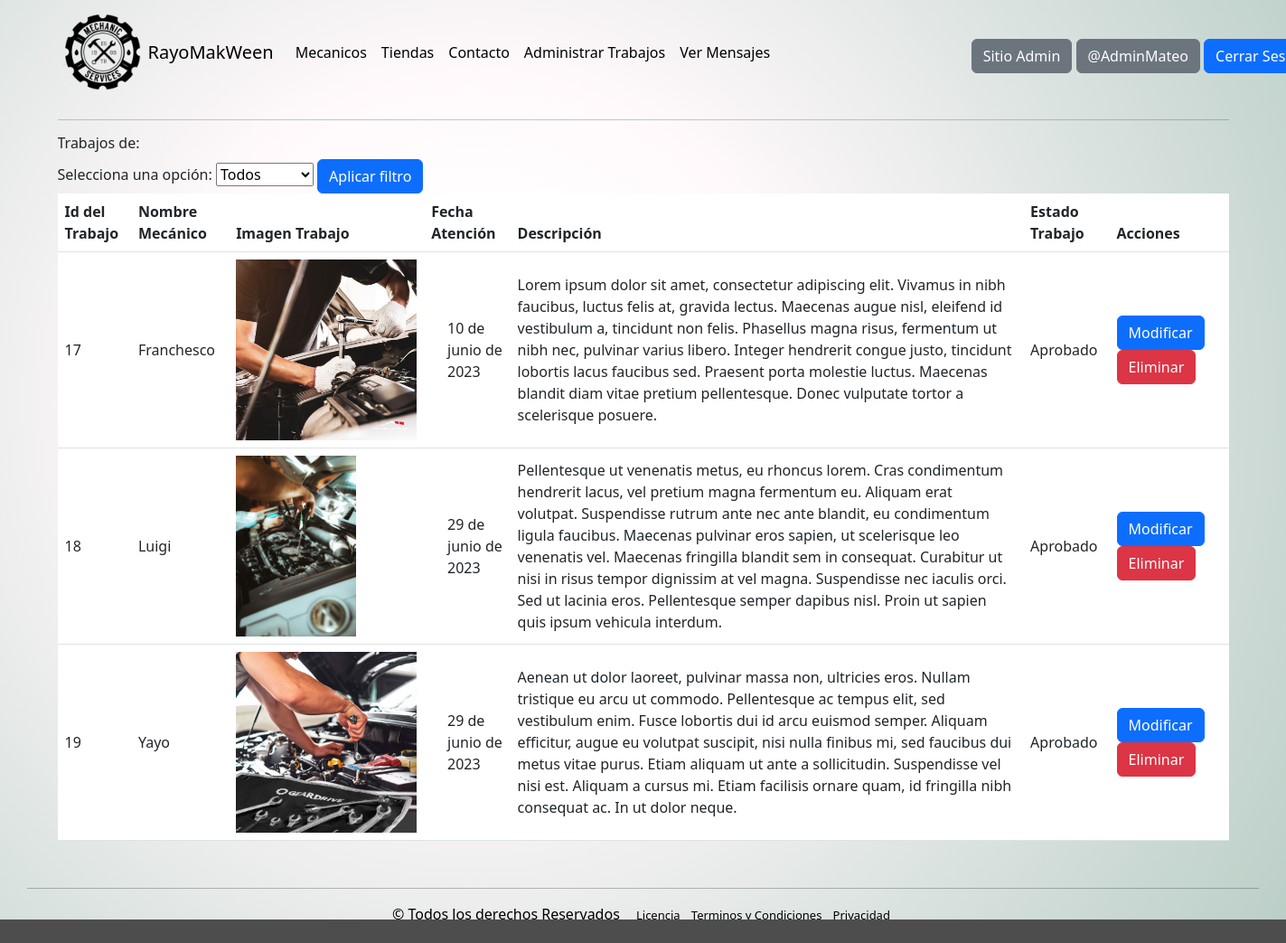
The app's page /administrarTrabajos (signed in) with its own data.
### Mecanico/models.py (models this page shows, shortened)
class Atencion(models.Model):
    Fecha_Atencion = models.DateField(default=timezone.now)
    Fotos_Atencion = models.ImageField(upload_to='imagenesMecanicos', null=True)
    Diagnostico_Atencion = models.TextField(max_length=1000, blank=False)
    MaterialesUsados = models.CharField(max_length=1000, blank=False, null=False)
    id_user = models.ForeignKey(User, on_delete=models.CASCADE, null=True, related_name='id_mecanico_atencion')
    user = models.ForeignKey(User, on_delete=models.CASCADE, null=True, related_name='nombre_mecanico')
    EstadoTrabajo = models.TextField(max_length=1000, blank=True)
    id_Estado = models.IntegerField(blank=False)

### Mecanico/views.py (the view)
# urls.py: path('administrarTrabajos', administrarTrabajos ,name='administrarTrabajos'),
@login_required
def administrarTrabajos(request):
    atenciones = Atencion.objects.all()
    mecanicos = User.objects.filter(groups__id=1)
    atenciones_counts = []
    for mecanico in mecanicos:
        atenciones_count = atenciones.filter(id_user=mecanico).count()
        atenciones_counts.append(atenciones_count)
    context = {'atenciones': atenciones, 'mecanicos': mecanicos, 'atenciones_counts': atenciones_counts}
    return render(request, 'mecanico/administrarTrabajos.html', context)

### Mecanico/templates/mecanico/administrarTrabajos.html (shortened to what this page needs)
{% extends 'Mecanico/base.html' %}
{% load static %}
{% block contenido %}
{% if user.is_authenticated and user.is_staff %}
<div class="container mt-3 scroll-container">
    <div class="table-responsive">
        <div class="filtro">
            <div class="group">
                <h6 for="estadoTrabajo">Trabajos de:</h6>
                <label for="opciones">Selecciona una opción:</label>
                <select name="opciones" id="opciones">
                    <option value="todos">Todos</option>
                </select>
                <button type="button" class="btn btn-primary" onclick="aplicarFiltro()">Aplicar filtro</button>
            </div>
        </div>
        <table class="table">
            <thead>
                <tr>
                    <th>Id del Trabajo</th>
                    <th>Nombre Mecánico</th>
                    <th>Imagen Trabajo</th>
                    <th>Fecha Atención</th>
                    <th>Descripción</th>
                    <th>Estado Trabajo</th>
                    <th>Acciones</th>
                </tr>
            </thead>
            <tbody>
                {% for atencion in atenciones %}
                <tr>
                    <td class="align-middle">{{ atencion.id }}</td>
                    <td class="align-middle">{{ atencion.user }}</td>
                    <td class="align-middle"><img class="imagenAtencion" src="{{ atencion.Fotos_Atencion.url }}" alt="FotoAtencion" ></td>
                    <td class="align-middle" style="padding-left: 2%;">{{ atencion.Fecha_Atencion }}</td>
                    <td class="align-middle">
                        <div class="overflow-auto" style="max-height: 200px;">
                            {{ atencion.Diagnostico_Atencion }}
                        </div>
                    </td>
                    <td class="align-middle">{{ atencion.EstadoTrabajo }}</td>
                    <td class="align-middle">
                        <a href="{% url 'modificarTrabajo' pk=atencion.id %}" class="btn btn-primary me-2">Modificar</a>
                        <a href="{% url 'eliminarTrabajo' pk=atencion.id %}" class="btn btn-danger">Eliminar</a>
                    </td>
                </tr>
                {% endfor %}
            </tbody>
        </table>
    </div>
</div>
{% endif %}
{% endblock %}

### Mecanico/templates/mecanico/base.html (shortened to what this page needs)
<!DOCTYPE html>
{% load static %}
<html lang="es">
<head>
<link href="https://cdn.jsdelivr.net/npm/bootstrap@5.3.0-alpha3/dist/css/bootstrap.min.css" rel="stylesheet">
<link rel="stylesheet" href="{% static 'Mecanico/css/estilos.css' %}">
</head>
<body>
    <div class="container">
        <div class="row">
            <div class="col-12">
                <nav class="navbar navbar-expand-xl">
                    <a href="{% url 'home' %}"><img src="{% static 'mecanico/Imagenes/Logo_sin_fondo.png' %}" alt="mecanico" width="100" height="100"></a>
                    <a class="navbar-brand" href="{% url 'home' %}">RayoMakWeen</a>
                    <div class="collapse navbar-collapse col-12" id="navbarSupportedContent">
                        <ul class="navbar-nav float-start col-7">
                            <li class="nav-item">
                                <a class="nav-link active" aria-current="page" href="{% url 'mecanico' %}">Mecanicos</a>
                            </li>
                            <li class="nav-item">
                                <a class="nav-link active" aria-current="page" href="{% url 'tienda' %}">Tiendas</a>
                            </li>
                            <li class="nav-item">
                                <a class="nav-link active" role="button" data-bs-toggle="modal" data-bs-target="#staticBackdrop">Contacto</a>
                            </li>
                            {% if user.is_authenticated and user.is_staff %}
                            <li class="nav-item">
                                <a href="{% url 'administrarTrabajos' %}" class="nav-link active" aria-current="page">Administrar Trabajos</a>
                            </li>
                            <li class="nav-item">
                                <a href="{% url 'verMensaje' %}" class="nav-link active" aria-current="page">Ver Mensajes</a>
                            </li>
                            {% else %}
                            <ul>
                                <a href=""></a>
                            </ul>
                            {% endif %}
                            {% if user.is_authenticated and user.groups.all.0.id == 1 %}
                            <li class="nav-item">
                                <a href="{% url 'trabajosMecanico'  %}" class="nav-link active" aria-current="page">Ingresar Trabajo</a>
                            </li>
                            <li class="nav-item">
                                <a href="{% url 'verTrabajo' %}" class="nav-link active" aria-current="page">Ver mis Trabajo</a>
                            </li>
                            {% else %}
                            <ul>
                            </ul>
                            {% endif %}
                            {% if user.is_authenticated and user.groups.all.0.id == 2 %}
                            <li class="nav-item">
                                <a href="#" class="nav-link active" aria-current="page">Solicitar Trabajo</a>
                            </li>
                            {% else %}
                            <ul>
                            </ul>
                            {% endif %}
                        </ul>
                        <ul class="navbar-nav col-5" style="padding-right: 10%;">
                            <li class="nav-item">
                                {% if user.is_authenticated %}
                                {% if user.is_authenticated and user.is_staff %}
                                <button class="btn btn-secondary mt-2">
                                <a href="{% url 'admin' %}" target="_blank" style="text-decoration: none; color: white;">Sitio Admin</a>
                                </button>
                                {% endif %}
                                <button class="btn btn-secondary mt-2">
                                <a href="#" style="text-decoration: none; color: white;">@{{ user.username }}</a>
                                </button>
                                <button class="btn btn-primary mt-2">
                                <a href="{% url 'logout' %}" style="text-decoration: none; color: white;">Cerrar Sesión</a>
                                </button>
                                {% else %}
                                <button class="btn btn-primary mt-2">
                                <a href="{% url 'login' %}" style="text-decoration: none; color: white;">Iniciar Sesión</a>
                                </button>
                                {% endif %}
                            </li>
                        </ul>
                    </div>
                </nav>
            </div>
        </div>
        <hr>
    </div>
    {% block contenido %}
    {% endblock %}
        <div class="footer ">
            <footer class="bottom">
                <div class="legal">
                    <hr>
                    <span>© Todos los derechos Reservados</span>
                    <a href="{% url 'licencia' %}">Licencia</a>
                    <a href="{% url 'terminosycondiciones' %}">Terminos y Condiciones</a>
                    <a href="{% url 'privacidad' %}">Privacidad</a>
                </div>
            </footer>
        </div>
</body>
</html>

### Mecanico/static/mecanico/css/estilos.css (style rules this page uses)
html { background: #4e4d4d; }
body { background: radial-gradient(circle at 36.97% 42.48%, #ffffff 0, #ffffff 16.67%, #fff9fb 33.33%, #eeeeee 50%, #dbe3e0 66.67%, #cad8d3 83.33%, #bacec6 100%); }
footer { margin: 0 30px; color: black; }
footer.bottom { padding: 20px 0; align-items: center; text-align: center; justify-content: space-between; }
footer .legal > a { margin: 0 4px; text-decoration: none; color: black; }
footer .legal > span { margin-right: 10px; }
.imagenAtencion { max-width: 200px; max-height: 200px; object-fit: contain; }
div > a { font-size: small; }

### records on screen
Atencion: id "17", user "Franchesco", Fotos_Atencion (picture), Fecha_Atencion "10 de junio de 2023", Diagnostico_Atencion "Lorem ipsum dolor sit amet, consectetur adipiscing elit. Vivamus in nibh faucibus, luctus felis at, gravida lectus. Maecenas augue nisl, eleifend id vestibulum a, tincidunt non felis. Phasellus magna risus, fermentum ut nibh nec, pulvinar varius libero. Integer hendrerit congue justo, tincidunt lobortis lacus faucibus sed. Praesent porta molestie luctus. Maecenas blandit diam vitae pretium pellentesque. Donec vulputate tortor a scelerisque posuere.", EstadoTrabajo "Aprobado"
Atencion: id "18", user "Luigi", Fotos_Atencion (picture), Fecha_Atencion "29 de junio de 2023", Diagnostico_Atencion "Pellentesque ut venenatis metus, eu rhoncus lorem. Cras condimentum hendrerit lacus, vel pretium magna fermentum eu. Aliquam erat volutpat. Suspendisse rutrum ante nec ante blandit, eu condimentum ligula faucibus. Maecenas pulvinar eros sapien, ut scelerisque leo venenatis vel. Maecenas fringilla blandit sem in consequat. Curabitur ut nisi in risus tempor dignissim at vel magna. Suspendisse nec iaculis orci. Sed ut lacinia eros. Pellentesque semper dapibus nisl. Proin ut sapien quis ipsum vehicula interdum.", EstadoTrabajo "Aprobado"
Atencion: id "19", user "Yayo", Fotos_Atencion (picture), Fecha_Atencion "29 de junio de 2023", Diagnostico_Atencion "Aenean ut dolor laoreet, pulvinar massa non, ultricies eros. Nullam tristique eu arcu ut commodo. Pellentesque ac tempus elit, sed vestibulum enim. Fusce lobortis dui id arcu euismod semper. Aliquam efficitur, augue eu volutpat suscipit, nisi nulla finibus mi, sed faucibus dui metus vitae purus. Etiam aliquam ut ante a sollicitudin. Suspendisse vel nisi est. Aliquam a cursus mi. Etiam facilisis ornare quam, id fringilla nibh consequat ac. In ut dolor neque.", EstadoTrabajo "Aprobado"

### other values on screen
{{ user.username }} "AdminMateo"
